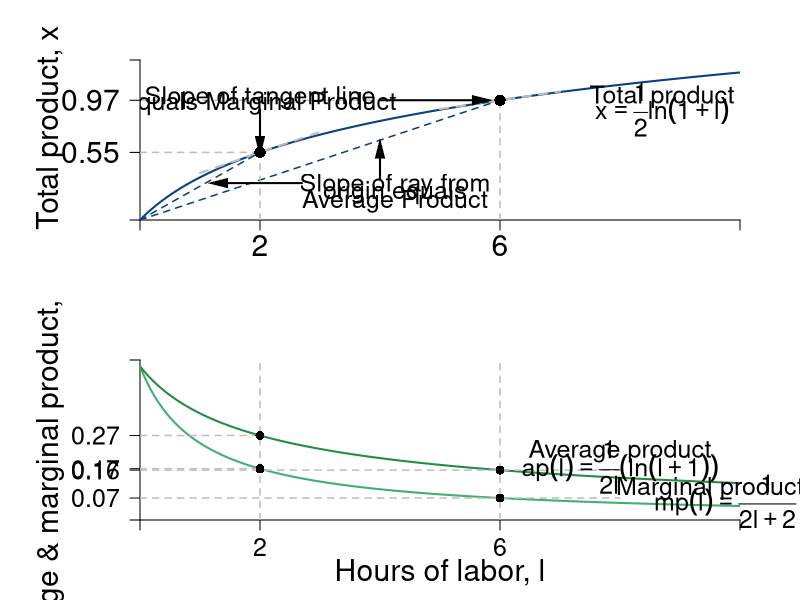

Write the R code that produced this figure.
require(shape)
pdf(file = "specprodexch/production_drs_stacked.pdf", width = 9, height = 12)

#Set parameters for graphics
axislabelsize <- 1.8
labelsize <- 1.5
namesize <- 1.8
annotatesize <- 1.5
graphlinewidth <- 2
segmentlinewidth <- 1.5

COL <- c("#7fc97f", "#beaed4", "#fdc086", "#ffff99", "#386cb0", "#f0027f", "#bf5b17", "#666666")
COLA <- c("#99d8c9","#66c2a4","#41ae76", "#238b45", "#005824")
COLB <- c("#4eb3d3", "#2b8cbe", "#0868ac","#084081")

#Edited the margins to cater for the larger LHS labels
par(mar =  c(4, 7, 3, 3), mfrow = c(2, 1))


#Change this to make it log of l 

prodFn <- function(l, k = 0.5) {
  k*log(l + 1)
}

MprodFn <- function(l, k = 0.5) {
  k*(1/(l + 1))
}

AprodFn <- function(l, k = 0.5) {
  (k*log(l + 1))/l
}

Mpline <- function(l, constant = 0.3181472, slope = 0.125){
  constant + slope*l
}

xlims <- c(0, 10)
ylims <- c(0, 1.3)

npts <- 501 
x <- seq(xlims[1], xlims[2], length.out = npts)
y <- seq(ylims[1], ylims[2], length.out = npts) 
a <- c(13, 15, 17)

plot(1, 0, xlim = xlims, ylim = ylims, type = "n",
     xlab = expression(paste("")),
     ylab = expression(paste("")), 
     xaxt = "n", 
     yaxt = "n", 
     cex.lab = axislabelsize, 
     bty = "n",
     xaxs="i", 
     yaxs="i")

# ticksy <- seq(from = 0, to = ylims[2], by = 0.25)
# ylabels <- seq(from = 0, to = ylims[2], by = 0.25)
# ticksx <- seq(from = 0, to = xlims[2], by = 1)
# xlabels <- seq(from = 0, to = xlims[2], by = 1)
ticksy <- c(0, prodFn(l = 2, k = 0.5), prodFn(l = 6, k = 0.5), ylims[2])
ylabels <- c(NA, expression(paste(0.55)), expression(paste(0.97)), NA)
ticksx <- c(0, 2, 6, xlims[2])
xlabels <- c(NA, 2, 6, NA)

axis(1, at = ticksx, pos = 0, labels = xlabels, cex.axis = axislabelsize)
axis(2, at = ticksy, pos = 0, labels = ylabels, las = 1, cex.axis = axislabelsize)

npts <- 500 
xx1 <- seq(xlims[1], xlims[2], length.out = npts)
xx2 <- seq(0, xlims[2], length.out = npts)
xx3 <- seq(1, 3, length.out = npts)
xx4 <- seq(5, 7, length.out = npts)

lines(xx1, prodFn(xx1, k = 0.5), col = COLB[4], lwd = graphlinewidth)
#lines(xx2, MprodFn(xx1, k = 0.5), col = COLA[1], lwd = graphlinewidth)
#lines(xx1, AprodFn(xx1, k = 0.5), col = COLA[2], lwd = graphlinewidth)
lines(xx3, Mpline(xx3, constant = prodFn(l = 2, k = 0.5) - 2*MprodFn(l = 2, k = 0.5), slope = MprodFn(l = 2, k = 0.5)), col = "gray", lty = 2, lwd = graphlinewidth)
lines(xx4, Mpline(xx4, constant = prodFn(l = 6, k = 0.5) - 6*MprodFn(l = 6, k = 0.5), slope = MprodFn(l = 6, k = 0.5)), col = "gray", lty = 2, lwd = graphlinewidth)
#lines(xx1, indiffA1(xx1, uA = 20, rmax = 2.5, xmax = 10), col = COLB[4], lwd = graphlinewidth)

#mtext(expression(paste("Hours of labor, ", l)), side = 1, line = 2.5, cex = axislabelsize)
text(-1.5, 0.75, expression(paste("Total product, ", x)), xpd = TRUE, cex = axislabelsize, srt = 90) 

#segments(4.11765, 6.17647, 5.88, 8.88, lty = 1, col = COL[2] , lwd = graphlinewidth)
#text(7.3, 3, expression("Pareto Efficient"))
#text(7.3, 2.5, expression("Curve"))
#Arrows(7.3, 3.5, 7.3, 6.1, col = "black", lty = 1, lwd = 2, arr.type = "triangle", arr.lwd = 0.5)

segments(0, prodFn(l = 6, k = 0.5), 6, prodFn(l = 6, k = 0.5), lty = 2, col = "gray" , lwd = segmentlinewidth)
segments(6, 0, 6, prodFn(l = 6, k = 0.5), lty = 2, col = "gray" , lwd = segmentlinewidth)
segments(0, 0, 6, prodFn(l = 6, k = 0.5), lty = 2, col = COLB[4] , lwd = segmentlinewidth)
points(6, prodFn(l = 6, k = 0.5), pch = 16, col = "black", cex = 1.5)

segments(0, prodFn(l = 2, k = 0.5), 2, prodFn(l = 2, k = 0.5), lty = 2, col = "gray" , lwd = segmentlinewidth)
segments(2, 0, 2, prodFn(l = 2, k = 0.5), lty = 2, col = "gray" , lwd = segmentlinewidth)
segments(0, 0, 2, prodFn(l = 2, k = 0.5), lty = 2, col = COLB[4] , lwd = segmentlinewidth)
points(2, prodFn(l = 2, k = 0.5), pch = 16, col = "black", cex = 1.5)

#Label the iso-welfare functions for the HG, Aisha
text(8.7, 1, expression(paste("Total product")), cex = labelsize)
text(8.7, 0.9, expression(x == frac(1,2)*ln(1 + l)), cex = labelsize)


#Average Product
text(4.25, 0.28, expression(paste("Slope of ray from")), cex = labelsize)
text(4.25, 0.22, expression(paste("origin equals")), cex = labelsize)
text(4.25, 0.15, expression(paste("Average Product")), cex = labelsize)
Arrows(2.7, 0.3, 1.3, 0.3, col = "black", lty = 1, lwd = 2, arr.type = "triangle", arr.lwd = 0.5)
Arrows(4, 0.33, 4, 0.58, col = "black", lty = 1, lwd = 2, arr.type = "triangle", arr.lwd = 0.5)

#Marginal Product
text(2, prodFn(l = 6, k = 0.5) + 0.02, expression(paste("Slope of tangent line")), cex = labelsize)
text(2, prodFn(l = 6, k = 0.5) - 0.03, expression(paste("equals Marginal Product")), cex = labelsize)
Arrows(2, prodFn(l = 6, k = 0.5) - 0.075, 2, prodFn(l = 2, k = 0.5) + 0.05 , col = "black", lty = 1, lwd = 2, arr.type = "triangle", arr.lwd = 0.5)
Arrows(4, prodFn(l = 6, k = 0.5), 5.7, prodFn(l = 6, k = 0.5), col = "black", lty = 1, lwd = 2, arr.type = "triangle", arr.lwd = 0.5)


prodFn <- function(l, k = 0.5) {
  k*log(l + 1)
}

MprodFn <- function(l, k = 0.5) {
  k*(1/(l + 1))
}

AprodFn <- function(l, k = 0.5) {
  (k*log(l + 1))/l
}

Mpline <- function(l, constant = 0.3181472, slope = 0.125){
  constant + slope*l
}
xlims <- c(0, 10)
ylims <- c(0, 0.52)

npts <- 501 
x <- seq(xlims[1], xlims[2], length.out = npts)
y <- seq(ylims[1], ylims[2], length.out = npts) 
a <- c(13, 15, 17)

plot(0, 0, xlim = xlims, ylim = ylims, type = "n",
     xlab = expression(paste("")),
     ylab = expression(paste("")), 
     xaxt = "n", 
     yaxt = "n", 
     bty = "n",
     xaxs="i", 
     yaxs="i")


ticksy <- c(0, AprodFn(l = 2, k = 0.5), MprodFn(l = 2, k = 0.5), AprodFn(l = 6, k = 0.5), MprodFn(l = 6, k = 0.5), ylims[2])
ylabels <- c(NA, expression(paste(0.27)), expression(paste(0.17)), expression(paste(0.16)), expression(paste(0.07)), NA)
ticksx <- c(0, 2, 6, xlims[2])
xlabels <- c(NA, 2, 6, NA)

axis(1, at = ticksx, pos = 0, labels = xlabels, cex.axis = labelsize)
axis(2, at = ticksy, pos = 0, labels = ylabels, las = 1, cex.axis = labelsize)

npts <- 500 
xx1 <- seq(xlims[1], xlims[2], length.out = npts)

xx3 <- seq(1, 3, length.out = npts)
xx4 <- seq(5, 7, length.out = npts)

lines(xx1, MprodFn(xx1, k = 0.5), col = COLA[3], lwd = graphlinewidth)
lines(xx1, AprodFn(xx1, k = 0.5), col = COLA[4], lwd = graphlinewidth)

#Axis Labels
mtext(expression(paste("Hours of labor, ", l)), side = 1, line = 2.5, cex = axislabelsize)
text(-1.5, 0.5*ylims[2], expression(paste("Average & marginal product, ", list(ap,mp) )), xpd = TRUE, cex = axislabelsize, srt = 90) 

#Margin
segments(6, 0, 6, ylims[2], lty = 2, col = "gray" , lwd = segmentlinewidth)
segments(0, MprodFn(l = 6, k = 0.5), 8, MprodFn(l = 6, k = 0.5), lty = 2, col = "gray" , lwd = segmentlinewidth)
segments(0, AprodFn(l = 6, k = 0.5), 8, AprodFn(l = 6, k = 0.5), lty = 2, col = "gray" , lwd = segmentlinewidth)
points(6, MprodFn(l = 6, k = 0.5), pch = 16, col = "black", cex = 1.2)
points(6, AprodFn(l = 6, k = 0.5), pch = 16, col = "black", cex = 1.2)
segments(2, 0, 2, ylims[2], lty = 2, col = "gray" , lwd = segmentlinewidth)
segments(0, MprodFn(l = 2, k = 0.5), 2, MprodFn(l = 2, k = 0.5), lty = 2, col = "gray" , lwd = segmentlinewidth)
segments(0, AprodFn(l = 2, k = 0.5), 2, AprodFn(l = 2, k = 0.5), lty = 2, col = "gray" , lwd = segmentlinewidth)
points(2, MprodFn(l = 2, k = 0.5), pch = 16, col = "black", cex = 1.2)
points(2, AprodFn(l = 2, k = 0.5), pch = 16, col = "black", cex = 1.2)

#Label the iso-welfare functions for the HG, Aisha
text(8.2, 1.1, expression(paste("Total Product")))
text(8.2, 1, expression(x == frac(1,50)*(l)^2))


#Marginal Product
#text(6, 0.1, expression(paste("Slope of tangent line")))
text(9.5, MprodFn(l = 9.5, k = 0.5) + 0.055, expression(paste("Marginal product")), cex = annotatesize, xpd = TRUE)
text(9.75, MprodFn(l = 9.5, k = 0.5) + 0.015, expression(paste(mp(l) == frac(1,'2l'+2))), cex = annotatesize, xpd = TRUE)

#Average Product
text(8, AprodFn(l = 9.5, k = 0.5) + 0.1, expression(paste("Average product")), cex = annotatesize)
text(8, AprodFn(l = 9.5, k = 0.5) + 0.05, expression(paste(ap(l) == frac(1,'2l')*(ln('l'+1)) )), cex = annotatesize)


dev.off()
